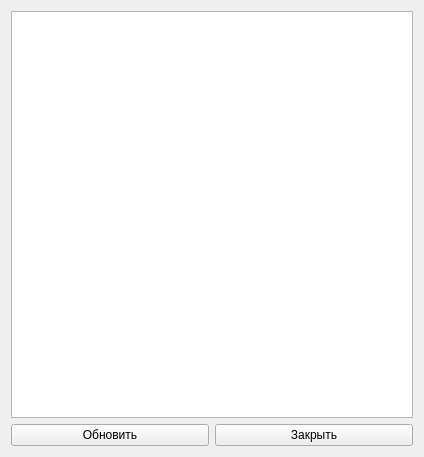
<?xml version="1.0" encoding="UTF-8"?>
<ui version="4.0">
 <class>agentresponselist</class>
 <widget class="QWidget" name="agentresponselist">
  <property name="geometry">
   <rect>
    <x>0</x>
    <y>0</y>
    <width>424</width>
    <height>457</height>
   </rect>
  </property>
  <property name="windowTitle">
   <string>Form</string>
  </property>
  <layout class="QGridLayout" name="gridLayout">
   <item row="0" column="0">
    <widget class="QTableView" name="tableView"/>
   </item>
   <item row="1" column="0">
    <layout class="QHBoxLayout" name="horizontalLayout">
     <item>
      <widget class="QPushButton" name="updateButton">
       <property name="text">
        <string>Обновить</string>
       </property>
      </widget>
     </item>
     <item>
      <widget class="QPushButton" name="closeButton">
       <property name="text">
        <string>Закрыть</string>
       </property>
      </widget>
     </item>
    </layout>
   </item>
  </layout>
 </widget>
 <resources/>
 <connections/>
</ui>
